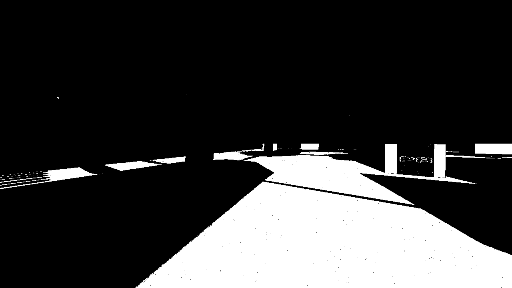
#> input picture plate_detector/nodes/NN_driving/train_data/1020straight.png, 512 x 288 px
$ python -i process.py   (imports and definitions only)   (Python 2 division)   (older library calls are emulated)
#> lines starting #> are read from the running program, lines starting #| are printed output that depends on the picture; after the words box and inside, x2 and y2 are one past the last pixel; in counts of white or black regions, pixels touching at a corner belong together
#> further down, picture is the input picture: shape (288, 512, 3); min 0, max 255, mean 57.3
#!/usr/bin/env python

import cv2
import numpy as np
from matplotlib.colors import hsv_to_rgb
import matplotlib.pyplot as plt


def car_mask(image):
	""" take raw frame and return a mask of the car. Using color thresholding

	 """


	image = cv2.cvtColor(image, cv2.COLOR_BGR2HSV)
#> image: shape (288, 512, 3); mean H, S, V 0, 0, 57.3


	# reduce size

	#get blues
	lower_blue_bound =(120,240, 0)
	upper_blue_bound =(130,255,255)
	#get whites
	lower_white_bound =(0,0,85)
	upper_white_bound =(360,40,150)


	mask2 = cv2.inRange(image,lower_blue_bound,upper_blue_bound)
#> mask2: shape (288, 512); every value is 0


	mask = cv2.inRange(image,lower_white_bound,upper_white_bound)
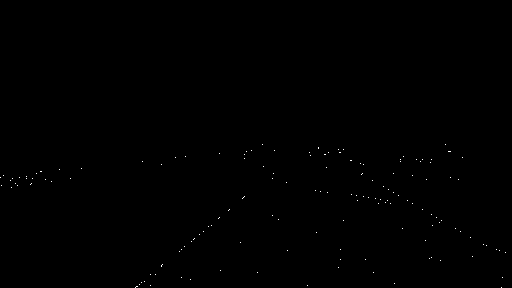
#> mask: shape (288, 512); 0.11% white in thin lines or dots, all inside (x1, y1, x2, y2) = (0, 144, 506, 288)


	# remove noise
	erode_kernel = np.ones((5,5), np.uint8)
	dilate_kernel = np.ones((25,25), np.uint8)


	mask = cv2.erode(mask, erode_kernel, iterations=2)
	mask = cv2.dilate(mask, dilate_kernel, iterations=1)
	dilate_kernel = np.ones((30,30), np.uint8)
	mask2  =cv2.dilate(mask2, dilate_kernel, iterations=1)


	return  cv2.bitwise_and(mask,mask,mask= mask2)


def car_contours(image,max_only = True):

	mask = car_mask(image)

	im2, contours, hierarchy = cv2.findContours(mask, cv2.RETR_TREE, cv2.CHAIN_APPROX_SIMPLE)
#> contours = []


	if max_only:

		try:
			c = max(contours, key = cv2.contourArea)
		except:
			print('empty')
			return [],False

		return c,(area< 30000 and area>15000)
	else:
		return contours,True


# [94 lines left out: functions show_image, mod_contour, show_video, not called in this run]


# [1 line not run here, left out]
#show_video()

>>> import cv2
>>> picture = cv2.imread('NN_driving/train_data/1020straight.png')
>>> result = car_contours(picture)
#> result = ([], False)
